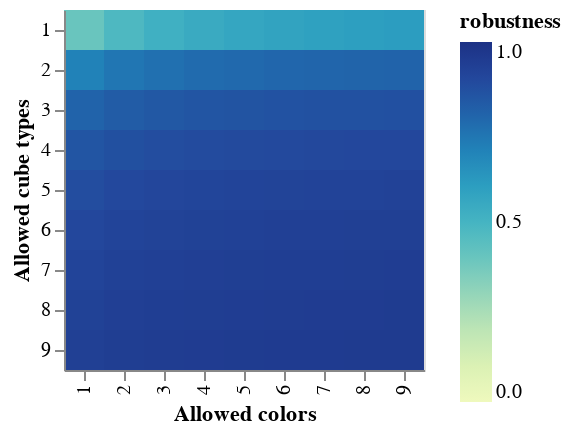

The notebook cell this image was saved under:
### Markdown cell above
If we allow a larger phenotype space the robustness will be higher, since there is more room for neutral mutations:

### Code cell
genotypeRobustnessData = []
for maxCol in range(1,10):
    for maxCubes in range(1,10):
        genotypeRobustnessData.append({
            'maxCol': maxCol,
            'maxCubes': maxCubes,
            'robustness': robustness.calcGenotypeRobustness('040087000000', maxCol, maxCubes)
        })
alt.Chart(pd.DataFrame(data=genotypeRobustnessData)).mark_rect().encode(
    alt.X('maxCol:O', title="Allowed colors"),
    alt.Y('maxCubes:O', title="Allowed cube types"),
    alt.Color('robustness', scale=alt.Scale(domain=(0,1))),
)

### Figure 1 — Vega-Lite specification as saved in the notebook (floating-point values rounded to 4 significant figures)
{"config": {"view": {"continuousWidth": 400, "continuousHeight": 300}}, "data": {"name": "data-c8bac173c41342422ab842763a60cc07"}, "mark": "rect", "encoding": {"color": {"type": "quantitative", "field": "robustness", "scale": {"domain": [0, 1]}}, "x": {"type": "ordinal", "field": "maxCol", "title": "Allowed colors"}, "y": {"type": "ordinal", "field": "maxCubes", "title": "Allowed cube types"}}, "$schema": "https://vega.github.io/schema/vega-lite/v4.0.2.json", "datasets": {"data-c8bac173c41342422ab842763a60cc07": [{"maxCol": 1, "maxCubes": 1, "robustness": 0.4}, {"maxCol": 1, "maxCubes": 2, "robustness": 0.7}, {"maxCol": 1, "maxCubes": 3, "robustness": 0.8}, {"maxCol": 1, "maxCubes": 4, "robustness": 0.85}, {"maxCol": 1, "maxCubes": 5, "robustness": 0.88}, {"maxCol": 1, "maxCubes": 6, "robustness": 0.9}, {"maxCol": 1, "maxCubes": 7, "robustness": 0.9143}, {"maxCol": 1, "maxCubes": 8, "robustness": 0.925}, {"maxCol": 1, "maxCubes": 9, "robustness": 0.9333}, {"maxCol": 2, "maxCubes": 1, "robustness": 0.4762}, {"maxCol": 2, "maxCubes": 2, "robustness": 0.7381}, {"maxCol": 2, "maxCubes": 3, "robustness": 0.8254}, {"maxCol": 2, "maxCubes": 4, "robustness": 0.869}, {"maxCol": 2, "maxCubes": 5, "robustness": 0.8952}, {"maxCol": 2, "maxCubes": 6, "robustness": 0.9127}, {"maxCol": 2, "maxCubes": 7, "robustness": 0.9252}, {"maxCol": 2, "maxCubes": 8, "robustness": 0.9345}, {"maxCol": 2, "maxCubes": 9, "robustness": 0.9418}, {"maxCol": 3, "maxCubes": 1, "robustness": 0.5185}, {"maxCol": 3, "maxCubes": 2, "robustness": 0.7593}, {"maxCol": 3, "maxCubes": 3, "robustness": 0.8395}, {"maxCol": 3, "maxCubes": 4, "robustness": 0.8796}, {"maxCol": 3, "maxCubes": 5, "robustness": 0.9037}, {"maxCol": 3, "maxCubes": 6, "robustness": 0.9198}, {"maxCol": 3, "maxCubes": 7, "robustness": 0.9312}, {"maxCol": 3, "maxCubes": 8, "robustness": 0.9398}, {"maxCol": 3, "maxCubes": 9, "robustness": 0.9465}, {"maxCol": 4, "maxCubes": 1, "robustness": 0.5455}, {"maxCol": 4, "maxCubes": 2, "robustness": 0.7727}, {"maxCol": 4, "maxCubes": 3, "robustness": 0.8485}, {"maxCol": 4, "maxCubes": 4, "robustness": 0.8864}, {"maxCol": 4, "maxCubes": 5, "robustness": 0.9091}, {"maxCol": 4, "maxCubes": 6, "robustness": 0.9242}, {"maxCol": 4, "maxCubes": 7, "robustness": 0.9351}, {"maxCol": 4, "maxCubes": 8, "robustness": 0.9432}, {"maxCol": 4, "maxCubes": 9, "robustness": 0.9495}, {"maxCol": 5, "maxCubes": 1, "robustness": 0.5641}, {"maxCol": 5, "maxCubes": 2, "robustness": 0.7821}, {"maxCol": 5, "maxCubes": 3, "robustness": 0.8547}, {"maxCol": 5, "maxCubes": 4, "robustness": 0.891}, {"maxCol": 5, "maxCubes": 5, "robustness": 0.9128}, {"maxCol": 5, "maxCubes": 6, "robustness": 0.9274}, {"maxCol": 5, "maxCubes": 7, "robustness": 0.9377}, {"maxCol": 5, "maxCubes": 8, "robustness": 0.9455}, {"maxCol": 5, "maxCubes": 9, "robustness": 0.9516}, {"maxCol": 6, "maxCubes": 1, "robustness": 0.5778}, {"maxCol": 6, "maxCubes": 2, "robustness": 0.7889}, {"maxCol": 6, "maxCubes": 3, "robustness": 0.8593}, {"maxCol": 6, "maxCubes": 4, "robustness": 0.8944}, {"maxCol": 6, "maxCubes": 5, "robustness": 0.9156}, {"maxCol": 6, "maxCubes": 6, "robustness": 0.9296}, {"maxCol": 6, "maxCubes": 7, "robustness": 0.9397}, {"maxCol": 6, "maxCubes": 8, "robustness": 0.9472}, {"maxCol": 6, "maxCubes": 9, "robustness": 0.9531}, {"maxCol": 7, "maxCubes": 1, "robustness": 0.5882}, {"maxCol": 7, "maxCubes": 2, "robustness": 0.7941}, {"maxCol": 7, "maxCubes": 3, "robustness": 0.8627}, {"maxCol": 7, "maxCubes": 4, "robustness": 0.8971}, {"maxCol": 7, "maxCubes": 5, "robustness": 0.9176}, {"maxCol": 7, "maxCubes": 6, "robustness": 0.9314}, {"maxCol": 7, "maxCubes": 7, "robustness": 0.9412}, {"maxCol": 7, "maxCubes": 8, "robustness": 0.9485}, {"maxCol": 7, "maxCubes": 9, "robustness": 0.9542}, {"maxCol": 8, "maxCubes": 1, "robustness": 0.5965}, {"maxCol": 8, "maxCubes": 2, "robustness": 0.7982}, {"maxCol": 8, "maxCubes": 3, "robustness": 0.8655}, {"maxCol": 8, "maxCubes": 4, "robustness": 0.8991}, {"maxCol": 8, "maxCubes": 5, "robustness": 0.9193}, {"maxCol": 8, "maxCubes": 6, "robustness": 0.9327}, {"maxCol": 8, "maxCubes": 7, "robustness": 0.9424}, {"maxCol": 8, "maxCubes": 8, "robustness": 0.9496}, {"maxCol": 8, "maxCubes": 9, "robustness": 0.9552}, {"maxCol": 9, "maxCubes": 1, "robustness": 0.6032}, {"maxCol": 9, "maxCubes": 2, "robustness": 0.8016}, {"maxCol": 9, "maxCubes": 3, "robustness": 0.8677}, {"maxCol": 9, "maxCubes": 4, "robustness": 0.9008}, {"maxCol": 9, "maxCubes": 5, "robustness": 0.9206}, {"maxCol": 9, "maxCubes": 6, "robustness": 0.9339}, {"maxCol": 9, "maxCubes": 7, "robustness": 0.9433}, {"maxCol": 9, "maxCubes": 8, "robustness": 0.9504}, {"maxCol": 9, "maxCubes": 9, "robustness": 0.9559}]}}
